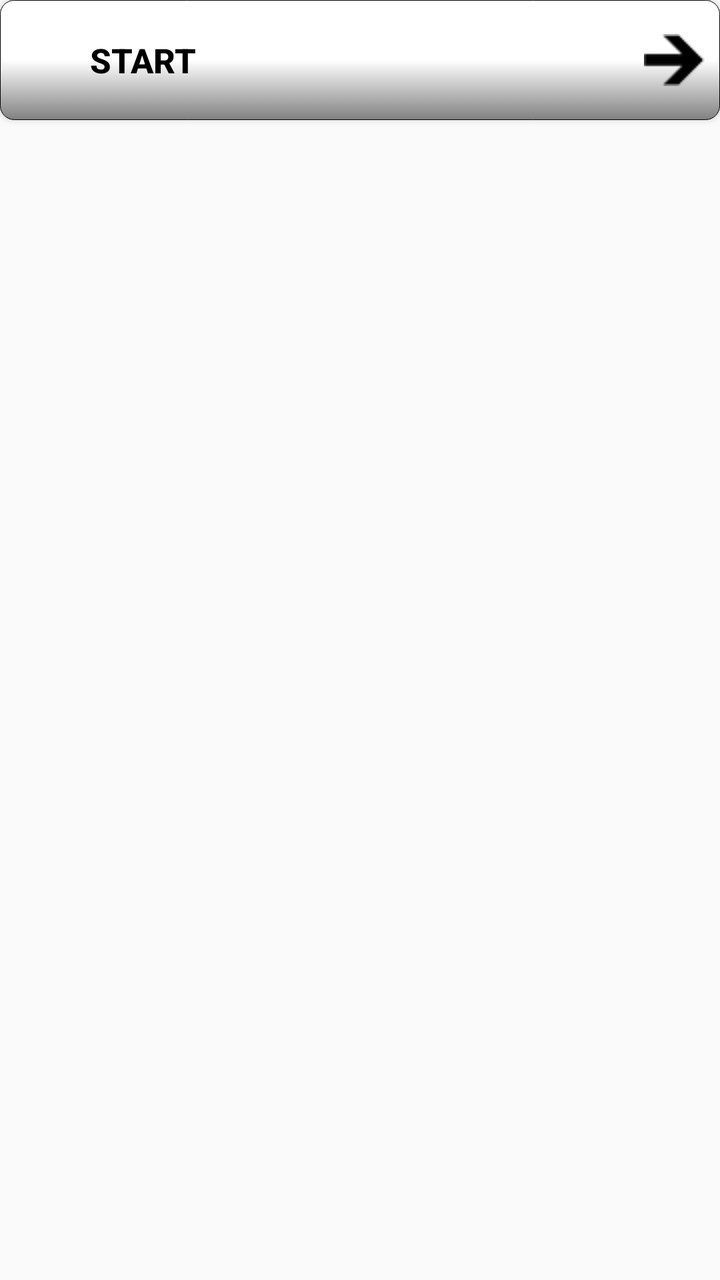
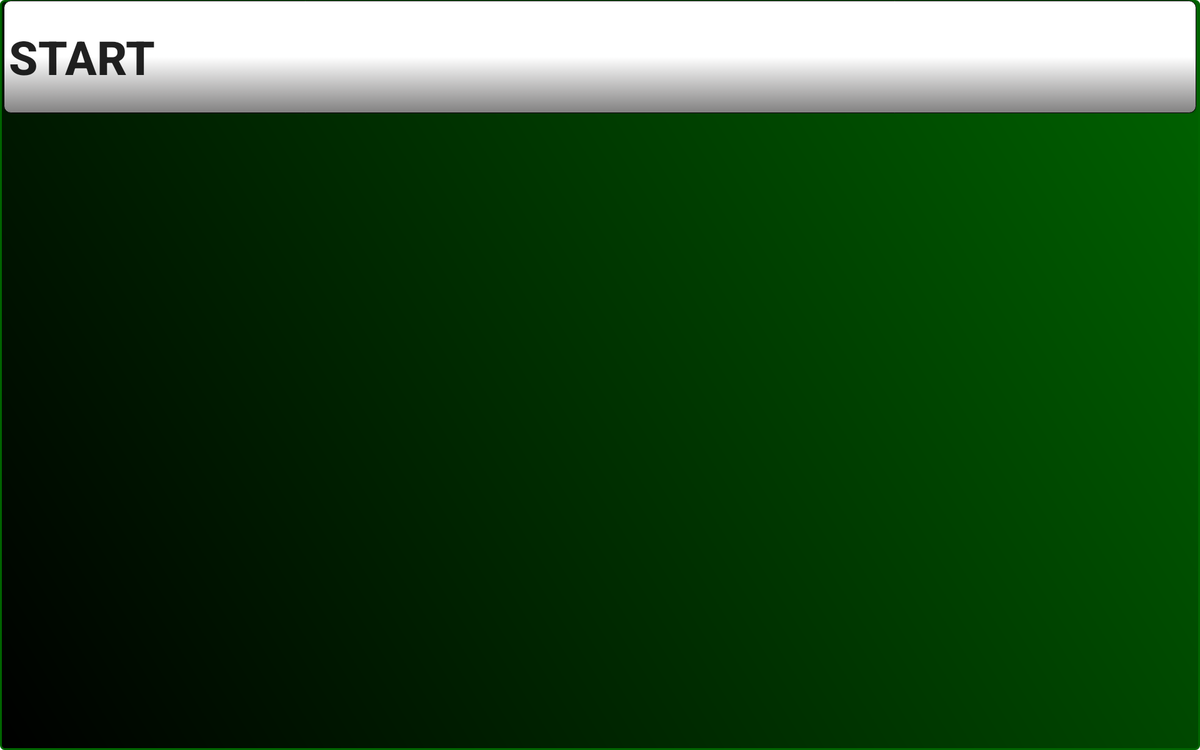

The same Android screen from two of the app's own layout files: first res/layout/ as a phone draws it, then the repository's variant for another configuration, drawn on a device whose configuration selects that folder. Both files follow.
<!-- AndroidManifest.xml: application theme CustomActionBarTheme -->
<!-- res/layout/playgame_list.xml -->
<?xml version="1.0" encoding="utf-8"?>
<RelativeLayout xmlns:android="http://schemas.android.com/apk/res/android"
    android:orientation="vertical"
    android:layout_width="fill_parent"
    android:layout_height="fill_parent">


        <Button
            android:layout_width="fill_parent"
            android:layout_height="60dp"
            android:text="Start"
            android:textSize="17sp"
            android:textStyle="bold"
            android:background="@drawable/button"
            android:id="@+id/playGameBtn"
            android:gravity="left|center"
            android:paddingLeft="45dp"
            android:textColor="#000"
            android:paddingRight="3dp"
            android:layout_marginBottom="1dp"
            android:layout_centerVertical="true"
            android:layout_alignParentTop="true"
            android:drawableRight="@drawable/arrow"/>
    <ImageView
        android:layout_width="40dp"
        android:layout_height="40dp"
        android:layout_marginLeft="3dp"
        android:layout_marginTop="12dp"
        android:id="@+id/playFlag"/>
</RelativeLayout>
<!-- resources referenced by this layout -->
<resources>
  <!-- drawable arrow: png bitmap (drawable, 1576 bytes) -->
  <!-- drawable button (drawable) -->
  <?xml version="1.0" encoding="utf-8"?>
  <selector xmlns:android="http://schemas.android.com/apk/res/android">
  <item android:state_pressed="true"
      android:drawable="@drawable/shape_pressed" />
  <item android:drawable="@drawable/shape" />
  </selector>
  <style name="CustomActionBarTheme" parent="@style/Theme.AppCompat.Light.DarkActionBar">
          <item name="android:actionBarStyle">@style/MyActionBar</item>
  
          
          <item name="actionBarStyle">@style/MyActionBar</item>
      </style>
  <!-- drawable shape_pressed (drawable) -->
  <?xml version="1.0" encoding="UTF-8"?>
  <shape xmlns:android="http://schemas.android.com/apk/res/android">
      <solid android:color="#CCC"/>
  
      <stroke android:width="1dp"
          android:color="#ff000000"
          />
  
      <padding android:left="1dp"
          android:top="1dp"
          android:right="1dp"
          android:bottom="1dp"
          />
  
      <corners android:bottomRightRadius="7dp" android:bottomLeftRadius="7dp"
          android:topLeftRadius="7dp" android:topRightRadius="7dp"/>
  </shape>
  <!-- drawable shape (drawable) -->
  <?xml version="1.0" encoding="utf-8"?>
  <selector xmlns:android="http://schemas.android.com/apk/res/android">
  
  
      <item>
          <shape>
              <gradient android:endColor="#828181" android:startColor="#fff"
                  android:centerColor="#fff" android:angle="270" />
              <stroke android:width="0.1dp"
                  android:color="#000"
                  />
              <padding android:left="2dp" android:top="3dp" android:right="2dp"
                  android:bottom="3dp" />
              <corners android:bottomRightRadius="7dp" android:bottomLeftRadius="7dp"
                  android:topLeftRadius="7dp" android:topRightRadius="7dp"/>
          </shape>
  
      </item>
  </selector>
  <style name="MyActionBar" parent="@style/Widget.AppCompat.Light.ActionBar.Solid.Inverse">
          <item name="android:background">@drawable/actionbar</item>
  
          
          <item name="background">@drawable/actionbar</item>
      </style>
  <!-- drawable actionbar (drawable) -->
  <shape xmlns:android="http://schemas.android.com/apk/res/android"
      android:id="@+id/Corners">
      <gradient android:startColor="#006600" android:endColor="#007800" android:angle="45"/>
      <padding android:left="4dp" android:top="1dp" android:right="4dp" android:bottom="1dp" />
  </shape>
</resources>
<!-- res/layout-sw720dp/playgame_list.xml (the repository's variant of the layout above) -->
<!-- drawn on a large tablet held sideways -->
<?xml version="1.0" encoding="utf-8"?>
<LinearLayout xmlns:android="http://schemas.android.com/apk/res/android"
    android:orientation="vertical"
    android:layout_width="match_parent"
    android:layout_height="match_parent"
    android:layout_gravity="center|top"
    android:gravity="center|top"
    android:background="@drawable/background">

    <RelativeLayout
        android:layout_width="wrap_content"
        android:layout_height="wrap_content" >


        <Button
            android:layout_width="fill_parent"
            android:layout_height="120dp"
            android:text="Start"
            android:textSize="50dp"
            android:textStyle="bold"
            android:background="@drawable/button"
            android:id="@+id/playGameBtn"
            android:gravity="left|center"
            android:paddingLeft="5dp"
            android:paddingRight="3dp"
            android:layout_marginBottom="2dp"/>


    </RelativeLayout>
</LinearLayout>
<!-- resources referenced by the variant -->
<!-- as a large tablet held sideways resolves them -->
<resources>
  <!-- drawable background (drawable) -->
  <shape xmlns:android="http://schemas.android.com/apk/res/android"
      android:id="@+id/Corners">
      <gradient android:startColor="#003500" android:endColor="#007800" android:angle="45"/>
      <padding android:left="4dp" android:top="1dp" android:right="4dp" android:bottom="1dp" />
  </shape>
  <!-- drawable button (drawable) -->
  <?xml version="1.0" encoding="utf-8"?>
  <selector xmlns:android="http://schemas.android.com/apk/res/android">
  <item android:state_pressed="true"
      android:drawable="@drawable/shape_pressed" />
  <item android:drawable="@drawable/shape" />
  </selector>
  <style name="CustomActionBarTheme" parent="@style/Theme.AppCompat.Light.DarkActionBar">
          <item name="android:actionBarStyle">@style/MyActionBar</item>
  
          
          <item name="actionBarStyle">@style/MyActionBar</item>
      </style>
  <!-- drawable shape_pressed (drawable) -->
  <?xml version="1.0" encoding="UTF-8"?>
  <shape xmlns:android="http://schemas.android.com/apk/res/android">
      <solid android:color="#CCC"/>
  
      <stroke android:width="1dp"
          android:color="#ff000000"
          />
  
      <padding android:left="1dp"
          android:top="1dp"
          android:right="1dp"
          android:bottom="1dp"
          />
  
      <corners android:bottomRightRadius="7dp" android:bottomLeftRadius="7dp"
          android:topLeftRadius="7dp" android:topRightRadius="7dp"/>
  </shape>
  <!-- drawable shape (drawable) -->
  <?xml version="1.0" encoding="utf-8"?>
  <selector xmlns:android="http://schemas.android.com/apk/res/android">
  
  
      <item>
          <shape>
              <gradient android:endColor="#828181" android:startColor="#fff"
                  android:centerColor="#fff" android:angle="270" />
              <stroke android:width="0.1dp"
                  android:color="#000"
                  />
              <padding android:left="2dp" android:top="3dp" android:right="2dp"
                  android:bottom="3dp" />
              <corners android:bottomRightRadius="7dp" android:bottomLeftRadius="7dp"
                  android:topLeftRadius="7dp" android:topRightRadius="7dp"/>
          </shape>
  
      </item>
  </selector>
  <style name="MyActionBar" parent="@style/Widget.AppCompat.Light.ActionBar.Solid.Inverse">
          <item name="android:background">@drawable/actionbar</item>
  
          
          <item name="background">@drawable/actionbar</item>
      </style>
  <!-- drawable actionbar (drawable) -->
  <shape xmlns:android="http://schemas.android.com/apk/res/android"
      android:id="@+id/Corners">
      <gradient android:startColor="#006600" android:endColor="#007800" android:angle="45"/>
      <padding android:left="4dp" android:top="1dp" android:right="4dp" android:bottom="1dp" />
  </shape>
</resources>
